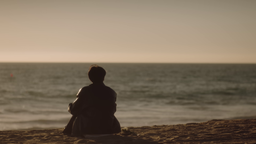
#> input picture wallpaper-color-transform/blue-source.png, 256 x 144 px, shrunk from 3840 x 2160 before the run
$ python main.py
#> lines starting #> are read from the running program, lines starting #| are printed output that depends on the picture
import numpy as np
from PIL import Image

colors = [
    0x222436,
    0x82aaff,
    0x86e1fc,
    0xc8d3f5,
    0xc3e88d,
    0xc099ff
]

nodes = []

for i in colors:
    r, g, b = i >> 16, (i >> 8) & 0xff, i & 0xff
    nodes.append(np.array([r, g, b], dtype=np.float64) / 0xff)

with Image.open("blue-source.png") as src:
#> src is the input picture: PIL image 256x144 RGB; mean R, G, B 129.8, 114.7, 96.1
    pixels = np.array(src)

    for i in range(pixels.shape[0]):
        print(f"Progress: {round(100 * (i + 1) / pixels.shape[0], 1)}")
        for j in range(pixels.shape[1]):
            sv = np.array(pixels[i, j])
            x = pixels[i, j] / 0xff

            result = np.array([0, 0, 0], dtype=np.float64)

            for p in nodes:
                C, n, a = 1, 1, 3.5
                r = np.sqrt(np.dot(p - x, p - x))

                result += C * r ** n * np.exp(-a * r) * (p - x)

            x += result

            pixels[i, j] = np.round(x * 0.75 * 0xff)
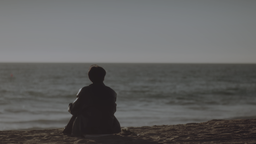
#> pixels: shape (144, 256, 3); mean R, G, B 97.4, 97.2, 96.5

    res = Image.fromarray(pixels)
    res.show()
